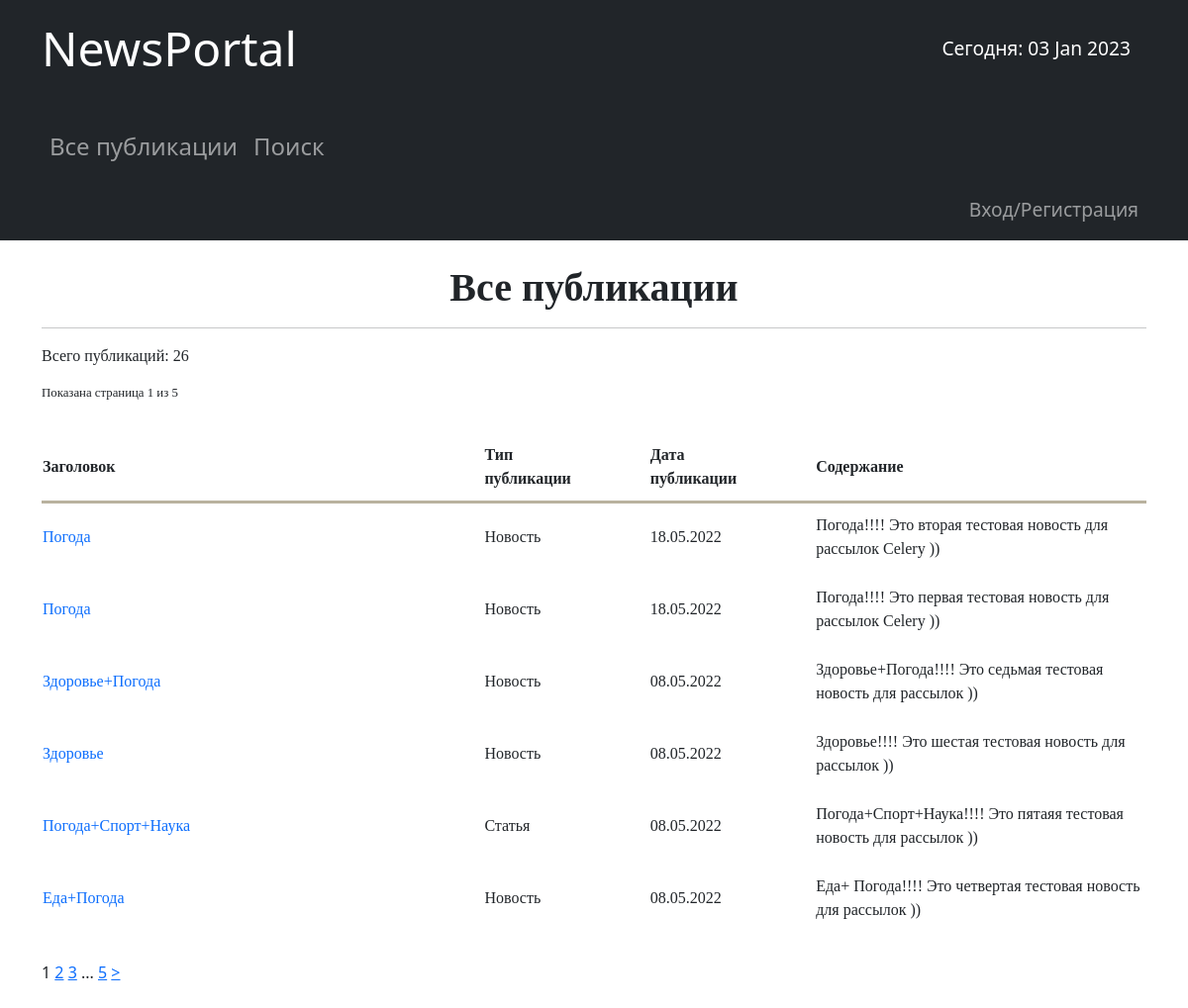
Before: / with the older database file.
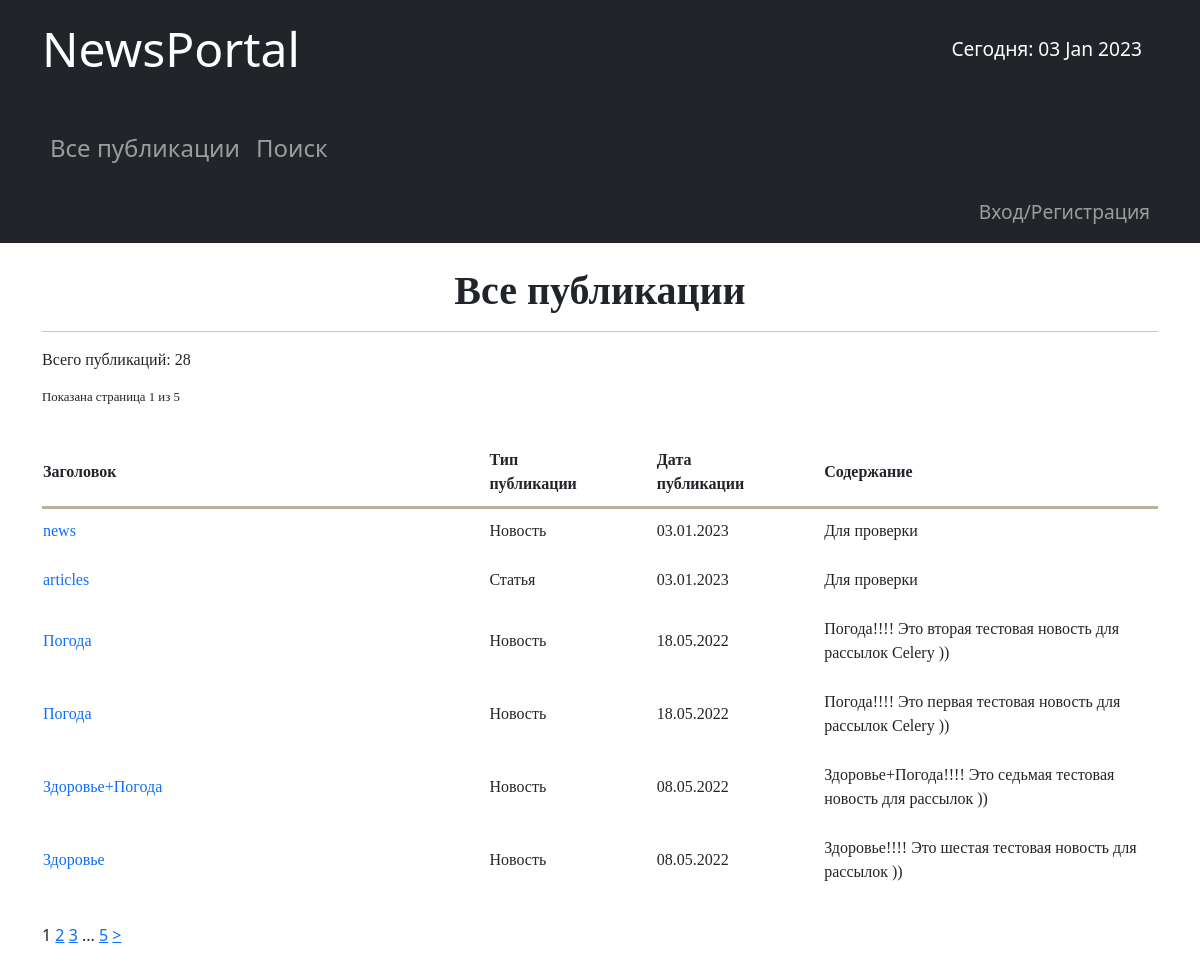
After: the same page with the newer database file.
### news/models.py (models this page shows, shortened)
class Post(models.Model):
    article = 'ART'
    news = 'NWS'
    TYPE = [
        (news, 'Новость'),
        (article, 'Статья'),
    ]
    author = models.ForeignKey(Author, on_delete=models.CASCADE)
    type = models.CharField(max_length=3, choices=TYPE, default=news)
    time_in = models.DateTimeField(auto_now_add=True)
    category = models.ManyToManyField(Category, through='PostCategory')
    head = models.CharField(max_length=255)
    text = models.TextField()
    rating = models.SmallIntegerField(default=0)

### news/views.py (the view)
# urls.py: path('', PostsView.as_view()),
class PostsView(ListView):
    model = Post
    template_name = 'posts.html'
    context_object_name = 'posts'
    ordering = ['-time_in']
    paginate_by = 6
    def get_context_data(self, **kwargs):
        context = super().get_context_data(**kwargs)
        context['all'] = len(self.get_queryset())
        context['author'] = False
        context['is_author'] = self.request.user.groups.filter(name='authors').exists()
        return context

### news/templatetags/custom_filters.py (called while the page is built)
@register.filter(name='censor')
def censor(text):
    if type(text) != str:
        raise TypeException(f'Объект <{text}> не является строкой! Нельзя применить фильтр "Цензор"!')
    cens_list = ['word1', 'word2', 'wo3']
    text_lower = text.lower()
    for word in cens_list:
        begin_index = 0
        replace_id = True
        while replace_id:
            replace_index = text_lower[begin_index:].find(word) + begin_index
            if (replace_index - begin_index) == -1:
                replace_id = False
            else:
                begin_index = replace_index + len(word)
                text = text[:replace_index + 1] + '*' * (len(word) - 1) + text[begin_index:]
                text_lower = text_lower[:replace_index + 1] + '*' * (len(word) - 1) + text_lower[begin_index:]
    return text

### news/templatetags/custom_tags.py (called while the page is built)
@register.simple_tag()
def current_time(format_string='%b %d %Y'):
    return datetime.utcnow().strftime(format_string)

### templates/posts.html (shortened to what this page needs)
{% extends 'flatpages/default.html' %}
{% load custom_filters %}
{% block content %}
    <br/>
    {% if author %}
        <h1 align="center" style="font-family: Georgia;"><strong> Мои публикации </strong></h1>
    {% else %}
        <h1 align="center" style="font-family: Georgia;"><strong> Все публикации </strong></h1>
    {% endif %}
    <hr>
    {% if posts %}
        <p style="font-size: 1em; font-family: Georgia;">
            Всего публикаций: {{ all }}
        </p>
        <p style="font-size: 0.8em; font-family: Georgia;">
            Показана страница {{ page_obj.number }} из {{ page_obj.paginator.num_pages }}
        </p>
        <br/>
        <table style="width: 100%; font-family: Georgia;">
            <tr>
                <th style="border-bottom: 3px solid #B9B29F; width:40%;padding-bottom: 10px;"> Заголовок </th>
                <th style="border-bottom: 3px solid #B9B29F; width:15%;padding-bottom: 10px;"> Тип<br/>публикации </th>
                <th style="border-bottom: 3px solid #B9B29F; width:15%;padding-bottom: 10px;"> Дата<br/>публикации </th>
                <th style="border-bottom: 3px solid #B9B29F; width:45%;padding-bottom: 10px;"> Содержание </th>
            </tr>
            {% for post in posts %}
                <tr>
                    <td style="padding-top: 10px; padding-bottom: 15px">
                        {% if post.type == 'NWS' %}
                            <a href="{% url 'post_detail' post.id %}" style="text-decoration: none"> {{ post.head | censor}} </a>
                        {% else %}
                            <a href="{% url 'art_detail' post.id %}" style="text-decoration: none"> {{ post.head | censor}} </a>
                        {% endif %}
                        <br/>
                    </td>
                    <td style="padding-top: 10px; padding-bottom: 15px"> {{ post.get_type_display }} </td>
                    <td style="padding-top: 10px; padding-bottom: 15px"> {{ post.time_in | date:'d.m.Y' }} </td>
                    <td style="padding-top: 10px; padding-bottom: 15px"> {{ post.text | censor | truncatechars:70 }} </td>
                </tr>
            {% endfor %}
        </table>
        <br/>
        {% if is_paginated %}
            {{ page_obj.number }}
            {% if page_obj.has_next %}
                {% if page_obj.number|add:'2' < page_obj.paginator.num_pages %}
                    <a href="?page={{ page_obj.next_page_number }}">{{ page_obj.next_page_number }}</a>
                    <a href="?page={{ page_obj.next_page_number|add:'1' }}">{{ page_obj.next_page_number|add:'1' }}</a>
                    {% if page_obj.number|add:'3' < page_obj.paginator.num_pages %}
                        ...
                    {% endif %}
                {% endif %}
                <a href="?page={{ page_obj.paginator.num_pages }}">{{ page_obj.paginator.num_pages }}</a>
                <a href="?page={{ page_obj.next_page_number }}">></a>
            {% endif %}
        {% endif %}
    {% else %}
        <h2 style="font-family: Georgia;"> Публикаций нет!</h2>
    {% endif %}
    <br/><br/>
{% endblock content %}

### templates/flatpages/default.html (shortened to what this page needs)
<!DOCTYPE html>
{% load custom_tags %}
<html lang="en">
    <head>
        {% load static %}
        <link href="{% static 'css/styles.css' %}" rel="stylesheet" />
    </head>
    <body>
        <nav class="navbar navbar-expand-lg navbar-dark bg-dark static-top">
            <div class="container" style="display: flex; justify-content: space-between">
                <p class="navbar-brand">NewsPortal</p>
                <p class="navbar-brand" style="font-size: 1.2rem">Сегодня: {% current_time '%d %b %Y' %}</p>
            </div>
        </nav>
        <nav class="navbar navbar-expand-lg navbar-dark bg-dark static-top">
            <div class="container" style="display: flex; justify-content: space-between">
                <p class="navbar-nav nav-item" style="font-size: 1.5rem">
                    <a class="nav-link" href="/news/">Все публикации</a>
                    <a class="nav-link" href="/news/search">Поиск</a>
                </p>
            </div>
        </nav>
        <nav class="navbar navbar-expand-lg navbar-dark bg-dark static-top">
            <div class="container" style="display: flex; justify-content: space-between">
                <p class="navbar-nav nav-item" style="font-size: 1.2rem">
                    {% if is_author or request.user.pk %}
                        <a class="nav-link" href="/accounts/logout">Выход</a>
                    {% else %}
                        <a class="nav-link" href="/accounts/login">Вход/Регистрация</a>
                    {% endif %}
                </p>
            </div>
        </nav>
        <div class="container">
            {% block content %}
            {% endblock content %}
       </div>
    </body>
</html>

Changed rows visible on the page:
no longer on this page (row unchanged): Post: head|censor "Погода+Спорт+Наука", type "Статья", time_in "08.05.2022", text|censor "Погода+Спорт+Наука!!!! Это пятаяя тестовая новость для рассылок ))"
no longer on this page (row unchanged): Post: head|censor "Еда+Погода", type "Новость", time_in "08.05.2022", text|censor "Еда+ Погода!!!! Это четвертая тестовая новость для рассылок ))"
added Post: head|censor "news", type "Новость", time_in "03.01.2023", text|censor "Для проверки"
added Post: head|censor "articles", type "Статья", time_in "03.01.2023", text|censor "Для проверки"
Other visible differences:
{{ all }}: "26" → "28"
